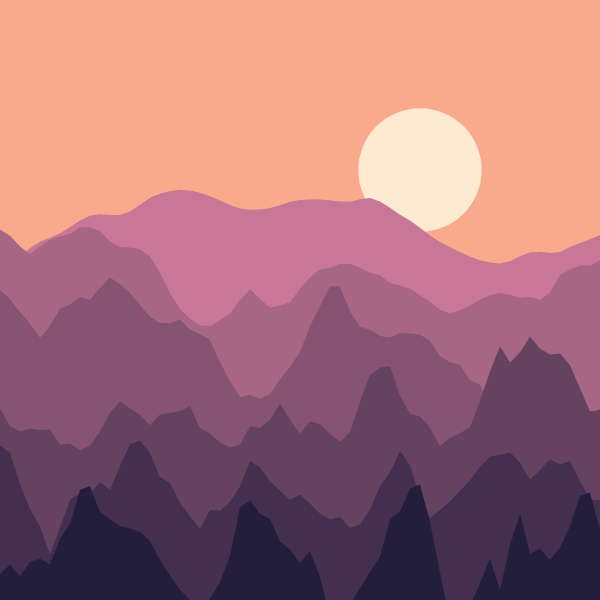
Frame 1 (no input)
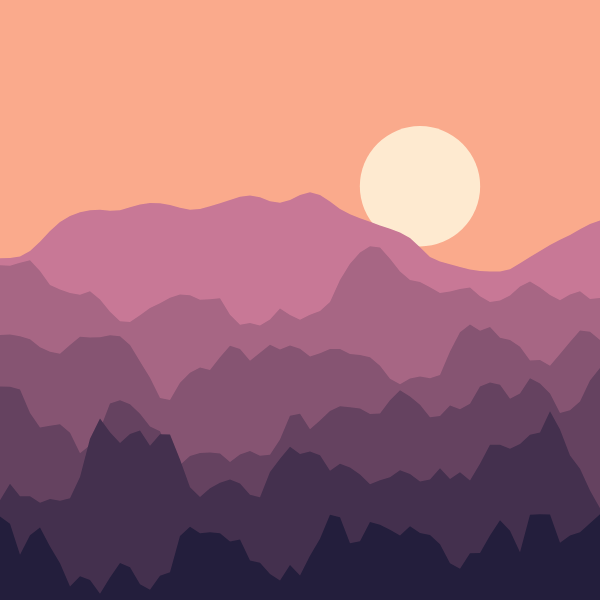
Frame 60 (no input)
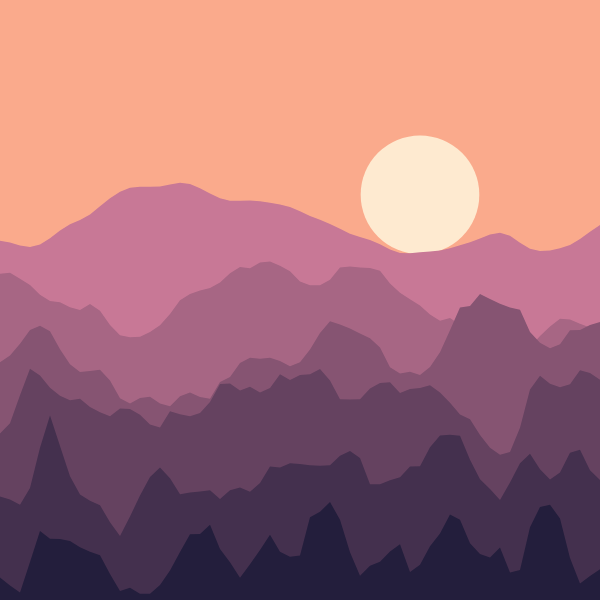
Frame 120 (the mouse pressed at the canvas centre since frame 60)

The p5.js sketch that drew these frames (run headless with seeded random() and noise() and a simulated clock; from frame 60 on, the mouse is pressed at the canvas centre):

// p5.js sketch
// ── sketch.js
var t = 0;
function setup() {
  createCanvas(600, 600);
  noStroke();}
function draw() {
  background(250, 170, 140);
  fill(255, 245, 220, 220);
  ellipse(420, 170 + sin(t * 3) * 25, 110 + noise(t) * 20);
  for (var layer = 0; layer < 6; layer++) {
    fill(200 - layer * 33, 120 - layer * 18, 150 - layer * 18);
    beginShape();
    for (var x = 0; x <= width + 10; x += 10) vertex(x, 230 + layer * 65 + map(noise(x * .004 * (layer + 1), layer * 9 + t * (layer + 1)), 0, 1, -110, 110));
    vertex(width, height); vertex(0, height);
    endShape(CLOSE);}
  t += .004;}
